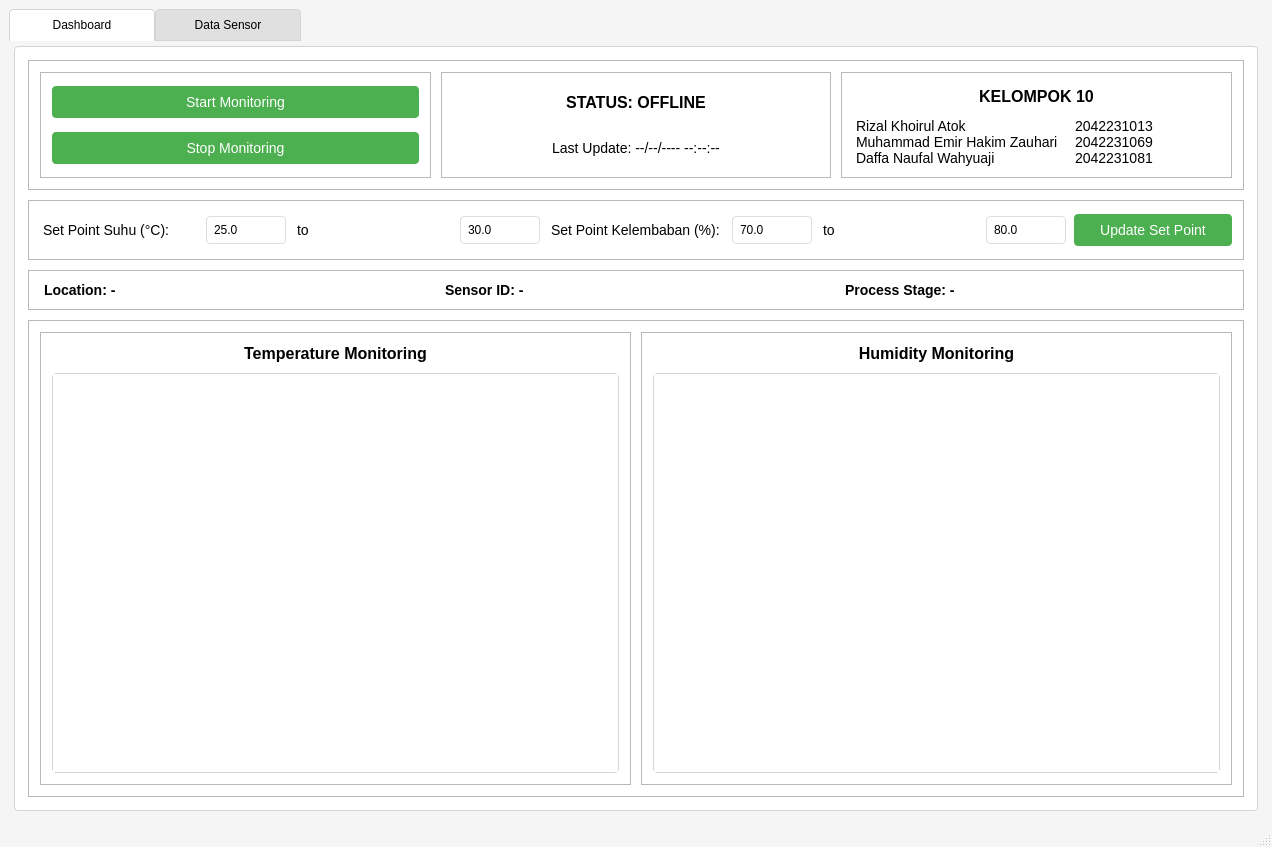
<?xml version="1.0" encoding="UTF-8"?>
<ui version="4.0">
 <class>MainWindow</class>
 <widget class="QMainWindow" name="MainWindow">
  <property name="geometry">
   <rect>
    <x>0</x>
    <y>0</y>
    <width>1272</width>
    <height>847</height>
   </rect>
  </property>
  <property name="windowTitle">
   <string>Monitoring System - Kelompok 10</string>
  </property>
  <property name="styleSheet">
   <string notr="true">QMainWindow {
    background-color: #f5f5f5;
}
QTabWidget::pane {
    border: 1px solid #d4d4d4;
    border-radius: 4px;
    background: white;
    margin: 5px;
}
QTabBar::tab {
    background: #e0e0e0;
    border: 1px solid #d4d4d4;
    padding: 8px 12px;
    border-top-left-radius: 4px;
    border-top-right-radius: 4px;
    min-width: 120px;
}
QTabBar::tab:selected {
    background: white;
    border-bottom-color: white;
}
QPushButton {
    background-color: #4CAF50;
    border: none;
    color: white;
    padding: 8px 16px;
    text-align: center;
    text-decoration: none;
    font-size: 14px;
    margin: 4px 2px;
    border-radius: 4px;
    min-width: 120px;
}
QPushButton:hover {
    background-color: #45a049;
}
QPushButton:disabled {
    background-color: #cccccc;
}
QLabel {
    font-size: 14px;
}
QLineEdit {
    padding: 5px;
    border: 1px solid #ddd;
    border-radius: 4px;
    min-width: 60px;
}
QTableWidget {
    alternate-background-color: #f9f9f9;
    selection-background-color: #e0f7fa;
}
QHeaderView::section {
    background-color: #4CAF50;
    color: white;
    padding: 4px;
}
QFrame {
    margin: 2px;
}
QGraphicsView {
    border: 1px solid #d4d4d4;
    border-radius: 4px;
}</string>
  </property>
  <widget class="QWidget" name="centralwidget">
   <layout class="QVBoxLayout" name="verticalLayout_8">
    <item>
     <widget class="QTabWidget" name="tabWidget">
      <property name="currentIndex">
       <number>0</number>
      </property>
      <widget class="QWidget" name="dashboard">
       <attribute name="title">
        <string>Dashboard</string>
       </attribute>
       <layout class="QVBoxLayout" name="verticalLayout">
        <item>
         <widget class="QFrame" name="frame">
          <property name="maximumSize">
           <size>
            <width>16777215</width>
            <height>150</height>
           </size>
          </property>
          <property name="frameShape">
           <enum>QFrame::Shape::StyledPanel</enum>
          </property>
          <property name="frameShadow">
           <enum>QFrame::Shadow::Raised</enum>
          </property>
          <layout class="QHBoxLayout" name="horizontalLayout">
           <item>
            <widget class="QFrame" name="frame_2">
             <property name="frameShape">
              <enum>QFrame::Shape::StyledPanel</enum>
             </property>
             <property name="frameShadow">
              <enum>QFrame::Shadow::Raised</enum>
             </property>
             <layout class="QVBoxLayout" name="verticalLayout_2">
              <item>
               <widget class="QPushButton" name="startButton">
                <property name="text">
                 <string>Start Monitoring</string>
                </property>
               </widget>
              </item>
              <item>
               <widget class="QPushButton" name="stopButton">
                <property name="text">
                 <string>Stop Monitoring</string>
                </property>
               </widget>
              </item>
             </layout>
            </widget>
           </item>
           <item>
            <widget class="QFrame" name="frame_3">
             <property name="frameShape">
              <enum>QFrame::Shape::StyledPanel</enum>
             </property>
             <property name="frameShadow">
              <enum>QFrame::Shadow::Raised</enum>
             </property>
             <layout class="QVBoxLayout" name="verticalLayout_3">
              <item>
               <widget class="QLabel" name="statusLabel">
                <property name="styleSheet">
                 <string notr="true">font-weight: bold;
font-size: 16px;</string>
                </property>
                <property name="text">
                 <string>STATUS: OFFLINE</string>
                </property>
                <property name="alignment">
                 <set>Qt::AlignmentFlag::AlignCenter</set>
                </property>
               </widget>
              </item>
              <item>
               <widget class="QLabel" name="updateLabel">
                <property name="text">
                 <string>Last Update: --/--/---- --:--:--</string>
                </property>
                <property name="alignment">
                 <set>Qt::AlignmentFlag::AlignCenter</set>
                </property>
               </widget>
              </item>
             </layout>
            </widget>
           </item>
           <item>
            <widget class="QFrame" name="frame_4">
             <property name="frameShape">
              <enum>QFrame::Shape::StyledPanel</enum>
             </property>
             <property name="frameShadow">
              <enum>QFrame::Shadow::Raised</enum>
             </property>
             <layout class="QVBoxLayout" name="verticalLayout_4">
              <item>
               <widget class="QLabel" name="label">
                <property name="styleSheet">
                 <string notr="true">font-weight: bold;
font-size: 16px;</string>
                </property>
                <property name="text">
                 <string>KELOMPOK 10</string>
                </property>
                <property name="alignment">
                 <set>Qt::AlignmentFlag::AlignCenter</set>
                </property>
               </widget>
              </item>
              <item>
               <layout class="QHBoxLayout" name="horizontalLayout_2">
                <item>
                 <widget class="QLabel" name="label_2">
                  <property name="text">
                   <string>Rizal Khoirul Atok
Muhammad Emir Hakim Zauhari
Daffa Naufal Wahyuaji</string>
                  </property>
                 </widget>
                </item>
                <item>
                 <widget class="QLabel" name="label_3">
                  <property name="text">
                   <string>2042231013
2042231069
2042231081</string>
                  </property>
                 </widget>
                </item>
               </layout>
              </item>
             </layout>
            </widget>
           </item>
          </layout>
         </widget>
        </item>
        <item>
         <widget class="QFrame" name="frame_9">
          <property name="frameShape">
           <enum>QFrame::Shape::StyledPanel</enum>
          </property>
          <property name="frameShadow">
           <enum>QFrame::Shadow::Raised</enum>
          </property>
          <layout class="QHBoxLayout" name="horizontalLayout_5">
           <item>
            <widget class="QLabel" name="tempSetLabel">
             <property name="text">
              <string>Set Point Suhu (°C):</string>
             </property>
            </widget>
           </item>
           <item>
            <widget class="QLineEdit" name="tempMinInput">
             <property name="maximumSize">
              <size>
               <width>80</width>
               <height>16777215</height>
              </size>
             </property>
             <property name="text">
              <string>25.0</string>
             </property>
            </widget>
           </item>
           <item>
            <widget class="QLabel" name="label_6">
             <property name="text">
              <string>to</string>
             </property>
            </widget>
           </item>
           <item>
            <widget class="QLineEdit" name="tempMaxInput">
             <property name="maximumSize">
              <size>
               <width>80</width>
               <height>16777215</height>
              </size>
             </property>
             <property name="text">
              <string>30.0</string>
             </property>
            </widget>
           </item>
           <item>
            <widget class="QLabel" name="humiditySetLabel">
             <property name="text">
              <string>Set Point Kelembaban (%):</string>
             </property>
            </widget>
           </item>
           <item>
            <widget class="QLineEdit" name="humidityMinInput">
             <property name="maximumSize">
              <size>
               <width>80</width>
               <height>16777215</height>
              </size>
             </property>
             <property name="text">
              <string>70.0</string>
             </property>
            </widget>
           </item>
           <item>
            <widget class="QLabel" name="label_7">
             <property name="text">
              <string>to</string>
             </property>
            </widget>
           </item>
           <item>
            <widget class="QLineEdit" name="humidityMaxInput">
             <property name="maximumSize">
              <size>
               <width>80</width>
               <height>16777215</height>
              </size>
             </property>
             <property name="text">
              <string>80.0</string>
             </property>
            </widget>
           </item>
           <item>
            <widget class="QPushButton" name="setPointButton">
             <property name="text">
              <string>Update Set Point</string>
             </property>
            </widget>
           </item>
          </layout>
         </widget>
        </item>
        <item>
         <widget class="QFrame" name="frame_5">
          <property name="frameShape">
           <enum>QFrame::Shape::StyledPanel</enum>
          </property>
          <property name="frameShadow">
           <enum>QFrame::Shadow::Raised</enum>
          </property>
          <layout class="QHBoxLayout" name="horizontalLayout_3">
           <item>
            <widget class="QLabel" name="locationLabel">
             <property name="styleSheet">
              <string notr="true">font-weight: bold;</string>
             </property>
             <property name="text">
              <string>Location: -</string>
             </property>
            </widget>
           </item>
           <item>
            <widget class="QLabel" name="sensorIdLabel">
             <property name="styleSheet">
              <string notr="true">font-weight: bold;</string>
             </property>
             <property name="text">
              <string>Sensor ID: -</string>
             </property>
            </widget>
           </item>
           <item>
            <widget class="QLabel" name="processStageLabel">
             <property name="styleSheet">
              <string notr="true">font-weight: bold;</string>
             </property>
             <property name="text">
              <string>Process Stage: -</string>
             </property>
            </widget>
           </item>
          </layout>
         </widget>
        </item>
        <item>
         <widget class="QFrame" name="frame_6">
          <property name="frameShape">
           <enum>QFrame::Shape::StyledPanel</enum>
          </property>
          <property name="frameShadow">
           <enum>QFrame::Shadow::Raised</enum>
          </property>
          <layout class="QHBoxLayout" name="horizontalLayout_4">
           <item>
            <widget class="QFrame" name="frame_8">
             <property name="frameShape">
              <enum>QFrame::Shape::StyledPanel</enum>
             </property>
             <property name="frameShadow">
              <enum>QFrame::Shadow::Raised</enum>
             </property>
             <layout class="QVBoxLayout" name="verticalLayout_6">
              <item>
               <widget class="QLabel" name="label_4">
                <property name="styleSheet">
                 <string notr="true">font-weight: bold;
font-size: 16px;</string>
                </property>
                <property name="text">
                 <string>Temperature Monitoring</string>
                </property>
                <property name="alignment">
                 <set>Qt::AlignmentFlag::AlignCenter</set>
                </property>
               </widget>
              </item>
              <item>
               <widget class="QGraphicsView" name="temperatureChartView">
                <property name="sizePolicy">
                 <sizepolicy hsizetype="Expanding" vsizetype="Expanding">
                  <horstretch>0</horstretch>
                  <verstretch>0</verstretch>
                 </sizepolicy>
                </property>
               </widget>
              </item>
             </layout>
            </widget>
           </item>
           <item>
            <widget class="QFrame" name="frame_7">
             <property name="frameShape">
              <enum>QFrame::Shape::StyledPanel</enum>
             </property>
             <property name="frameShadow">
              <enum>QFrame::Shadow::Raised</enum>
             </property>
             <layout class="QVBoxLayout" name="verticalLayout_5">
              <item>
               <widget class="QLabel" name="label_5">
                <property name="styleSheet">
                 <string notr="true">font-weight: bold;
font-size: 16px;</string>
                </property>
                <property name="text">
                 <string>Humidity Monitoring</string>
                </property>
                <property name="alignment">
                 <set>Qt::AlignmentFlag::AlignCenter</set>
                </property>
               </widget>
              </item>
              <item>
               <widget class="QGraphicsView" name="humidityChartView">
                <property name="sizePolicy">
                 <sizepolicy hsizetype="Expanding" vsizetype="Expanding">
                  <horstretch>0</horstretch>
                  <verstretch>0</verstretch>
                 </sizepolicy>
                </property>
               </widget>
              </item>
             </layout>
            </widget>
           </item>
          </layout>
         </widget>
        </item>
       </layout>
      </widget>
      <widget class="QWidget" name="tab_2">
       <attribute name="title">
        <string>Data Sensor</string>
       </attribute>
       <layout class="QVBoxLayout" name="verticalLayout_7">
        <item>
         <widget class="QFrame" name="frame_10">
          <property name="frameShape">
           <enum>QFrame::Shape::StyledPanel</enum>
          </property>
          <property name="frameShadow">
           <enum>QFrame::Shadow::Raised</enum>
          </property>
          <layout class="QHBoxLayout" name="horizontalLayout_6">
           <item>
            <spacer name="horizontalSpacer">
             <property name="orientation">
              <enum>Qt::Orientation::Horizontal</enum>
             </property>
             <property name="sizeHint" stdset="0">
              <size>
               <width>40</width>
               <height>20</height>
              </size>
             </property>
            </spacer>
           </item>
           <item>
            <widget class="QLabel" name="judulTAbel">
             <property name="styleSheet">
              <string notr="true">font-weight: bold;
font-size: 18px;</string>
             </property>
             <property name="text">
              <string>DATA SENSOR SHT20</string>
             </property>
            </widget>
           </item>
           <item>
            <spacer name="horizontalSpacer_2">
             <property name="orientation">
              <enum>Qt::Orientation::Horizontal</enum>
             </property>
             <property name="sizeHint" stdset="0">
              <size>
               <width>40</width>
               <height>20</height>
              </size>
             </property>
            </spacer>
           </item>
           <item>
            <widget class="QPushButton" name="refreshButton">
             <property name="text">
              <string>Refresh Data</string>
             </property>
            </widget>
           </item>
           <item>
            <widget class="QPushButton" name="exportButton">
             <property name="text">
              <string>Export to Excel</string>
             </property>
            </widget>
           </item>
          </layout>
         </widget>
        </item>
        <item>
         <widget class="QTableWidget" name="tableWidget">
          <property name="sizePolicy">
           <sizepolicy hsizetype="Expanding" vsizetype="Expanding">
            <horstretch>0</horstretch>
            <verstretch>0</verstretch>
           </sizepolicy>
          </property>
          <property name="styleSheet">
           <string notr="true">QHeaderView::section {
    background-color: #4CAF50;
    color: white;
    padding: 4px;
}</string>
          </property>
         </widget>
        </item>
       </layout>
      </widget>
     </widget>
    </item>
   </layout>
  </widget>
  <widget class="QMenuBar" name="menubar">
   <property name="geometry">
    <rect>
     <x>0</x>
     <y>0</y>
     <width>1272</width>
     <height>22</height>
    </rect>
   </property>
  </widget>
  <widget class="QStatusBar" name="statusbar"/>
 </widget>
 <resources/>
 <connections/>
</ui>
